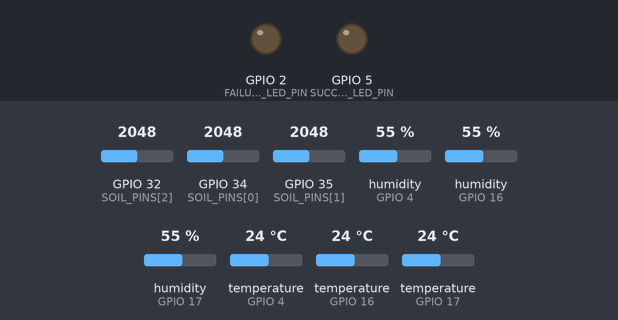
Bench run of a sketch on a simulated ESP32. Parts: output pins drawn as LEDs (lit = HIGH). Inputs (shaded band) come from the test bench; at power-on: GPIO 32 (SOIL_PINS[2]) = 2048, GPIO 34 (SOIL_PINS[0]) = 2048, GPIO 35 (SOIL_PINS[1]) = 2048, humidity (sensors on GPIO 4, GPIO 16, GPIO 17) 55 %, temperature (sensors on GPIO 4, GPIO 16, GPIO 17) 24 °C. WiFi joins after 1.5 s; servers stay silent unless stated; uploads are accepted with an empty reply; what the sketch prints to the serial monitor is not drawn.

Above: at 3.3 s.
At 7.93 s:
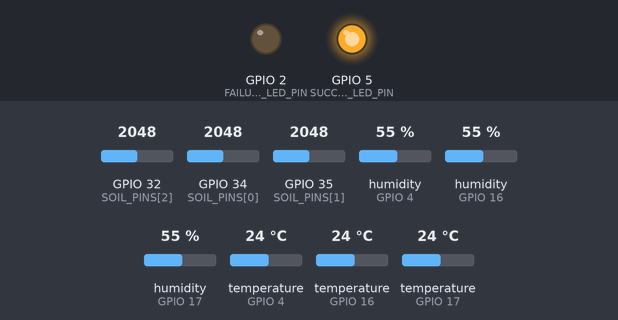
Timing chart, 0 to 8.7 s (numbered marks = the images above):
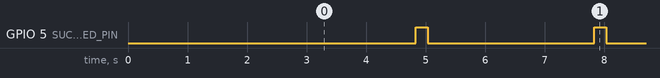

The sketch:

sketch_sep19a.ino
```cpp
// ------------------- Blynk Credentials -------------------
// Replace with your own Blynk credentials
#define BLYNK_TEMPLATE_ID   "REPLACE_WITH_YOUR_TEMPLATE_ID"
#define BLYNK_TEMPLATE_NAME "REPLACE_WITH_YOUR_TEMPLATE_NAME"
#define BLYNK_AUTH_TOKEN    "REPLACE_WITH_YOUR_BLYNK_AUTH_TOKEN"

// ------------------- Libraries -------------------
#include <WiFi.h>
#include <WiFiClient.h>
#include <HTTPClient.h>
#include <BlynkSimpleEsp32.h>
#include "DHT.h"
#include <ArduinoJson.h>

// ------------------- WiFi Credentials -------------------
// Replace with your WiFi SSID and password
const char* ssid     = "REPLACE_WITH_YOUR_WIFI_SSID";
const char* password = "REPLACE_WITH_YOUR_WIFI_PASSWORD";

// ------------------- Flask Server Endpoint -------------------
// Replace with your Flask server URL
const char* serverUrl = "http://REPLACE_WITH_YOUR_SERVER_IP:5000/api/upload";

// ------------------- Sensor Setup -------------------
#define DHT22TYPE DHT22
#define DHT11TYPE DHT11

// DHT pins/types per sensor: A=DHT22@4, B=DHT22@16, C=DHT11@17
const int   DHT_PINS[3]  = {4, 16, 17};
const int   DHT_TYPES[3] = {DHT22TYPE, DHT22TYPE, DHT11TYPE};

DHT dhts[3] = {
  DHT(DHT_PINS[0], DHT_TYPES[0]),
  DHT(DHT_PINS[1], DHT_TYPES[1]),
  DHT(DHT_PINS[2], DHT_TYPES[2])
};

// Soil sensor ADC1 pins (WiFi-safe ADC1 only)
const int SOIL_PINS[3] = {34, 35, 32};

// Optional: per-sensor soil calibration (raw ADC)
const int SOIL_DRY[3] = {4050, 4080, 4030};
const int SOIL_WET[3] = {1150, 1200, 1180};

// Status LEDs
#define FAILURE_LED_PIN 2   // Failure LED
#define SUCCESS_LED_PIN 5   // Success LED

// ------------------- Globals -------------------
WiFiClient wifiClient;
HTTPClient http;
BlynkTimer timer;

const uint32_t SENSOR_INTERVAL_MS = 3000;   // ≥2s for DHT22/11
const uint32_t BLYNK_INTERVAL_MS  = 3000;
const uint32_t FLASK_INTERVAL_MS  = 60000;

float lastTemp[3] = {NAN, NAN, NAN};
float lastHum[3]  = {NAN, NAN, NAN};
float lastSoil[3] = {NAN, NAN, NAN};
float lastCO2x[3] = {NAN, NAN, NAN};

bool sensorFailed  = false;
bool sensorSuccess = false;

// Blynk virtual pins base blocks per sensor:
// A: V0..V3, B: V4..V7, C: V8..V11
const uint8_t VP_BASE[3] = {0, 4, 8};

// ------------------- WiFi + Blynk helpers -------------------
void connectWifi() {
  if (WiFi.status() == WL_CONNECTED) return;
  WiFi.mode(WIFI_STA);
  WiFi.begin(ssid, password);

  Serial.print("Connecting to WiFi");
  unsigned long start = millis();
  while (WiFi.status() != WL_CONNECTED && millis() - start < 20000) {
    delay(500);
    Serial.print(".");
  }
  Serial.println();

  if (WiFi.status() == WL_CONNECTED) {
    Serial.print("✅ WiFi Connected, IP: ");
    Serial.println(WiFi.localIP());
  } else {
    Serial.println("❌ WiFi connect timeout");
  }
}

void ensureBlynk() {
  if (!Blynk.connected() && WiFi.status() == WL_CONNECTED) {
    Blynk.connect(5000);
  }
}

// ------------------- Helpers -------------------
float soilToPercentCal(int raw, int idx) {
  raw = constrain(raw, 0, 4095);
  int dry = SOIL_DRY[idx];
  int wet = SOIL_WET[idx];
  float pct = (float)(dry - raw) / (float)(dry - wet) * 100.0f;
  return constrain(pct, 0.0f, 100.0f);
}

float co2Proxy(float tempC, float humPct, float soilPct) {
  // Demo-only proxy index: 0..100
  float val = 30.0f + 0.2f * humPct + 0.4f * soilPct - 0.3f * tempC;
  return constrain(val, 0.0f, 100.0f);
}

// ------------------- Sensor reading task -------------------
void readSensorsTask() {
  sensorFailed  = false;
  sensorSuccess = false;

  for (int i = 0; i < 3; i++) {
    float h = dhts[i].readHumidity();
    float t = dhts[i].readTemperature();
    int   soilRaw  = analogRead(SOIL_PINS[i]);
    float soilPct  = soilToPercentCal(soilRaw, i);
    float co2Index = NAN;

    if (!isnan(h) && !isnan(t)) {
      lastTemp[i] = t;
      lastHum[i]  = h;
      lastSoil[i] = soilPct;
      lastCO2x[i] = co2Index = co2Proxy(t, h, soilPct);
      sensorSuccess = true;

      Serial.printf("Sensor %c -> 🌡 %.2f°C | 💧 %.2f%% | 🌱 %.2f%% | CO2x %.2f\n",
                    'A' + i, t, h, soilPct, co2Index);

      // 🚨 Check soil = 0%
      if (soilPct <= 0.0f) {
        sensorFailed = true;
        Serial.printf("⚠️ Soil moisture 0%% detected on sensor %c\n", 'A' + i);
      }

    } else {
      sensorFailed = true;
      Serial.printf("❌ DHT read failed on sensor %c (GPIO %d, Type %s)\n",
                    'A' + i, DHT_PINS[i], (DHT_TYPES[i] == DHT22TYPE ? "DHT22" : "DHT11"));
    }
  }

  // LED status: steady red if failure, blink green if success
  digitalWrite(FAILURE_LED_PIN, sensorFailed ? HIGH : LOW);
  if (sensorSuccess && !sensorFailed) {
    digitalWrite(SUCCESS_LED_PIN, HIGH);
    delay(200);
    digitalWrite(SUCCESS_LED_PIN, LOW);
  }
}

// ------------------- Blynk push task -------------------
void pushBlynkTask() {
  if (!Blynk.connected()) return;

  for (int i = 0; i < 3; i++) {
    if (isnan(lastTemp[i]) || isnan(lastHum[i]) || isnan(lastSoil[i]) || isnan(lastCO2x[i])) continue;
    uint8_t base = VP_BASE[i];
    Blynk.virtualWrite(base + 0, lastTemp[i]);
    Blynk.virtualWrite(base + 1, lastHum[i]);
    Blynk.virtualWrite(base + 2, lastSoil[i]);
    Blynk.virtualWrite(base + 3, lastCO2x[i]);
  }
}

// ------------------- Flask POST task -------------------
void postFlaskTask() {
  if (WiFi.status() != WL_CONNECTED) {
    Serial.println("⚠️ WiFi Disconnected, skipping Flask POST");
    return;
  }

  StaticJsonDocument<768> doc;
  JsonArray arr = doc.to<JsonArray>();
  const char* area_ids[3] = {"A001","A002","A003"};
  uint32_t dev_ts = millis() / 1000;

  bool hasData = false;

  for (int i = 0; i < 3; i++) {
    if (isnan(lastTemp[i]) || isnan(lastHum[i]) || isnan(lastSoil[i]) || isnan(lastCO2x[i])) continue;

    hasData = true;
    JsonObject item = arr.createNestedObject();
    item["area_id"]       = area_ids[i];
    item["temperature"]   = roundf(lastTemp[i] * 100) / 100.0f;
    item["humidity"]      = roundf(lastHum[i] * 100) / 100.0f;
    item["soil_moisture"] = roundf(lastSoil[i] * 100) / 100.0f;
    item["co2_proxy"]     = roundf(lastCO2x[i] * 100) / 100.0f;
    item["ts"]            = dev_ts;
  }

  if (!hasData) {
    Serial.println("ℹ️ No valid sensor readings to POST");
    return;
  }

  String payload;
  serializeJson(arr, payload);

  http.setTimeout(7000);
  http.setReuse(true);
  if (http.begin(wifiClient, serverUrl)) {
    http.addHeader("Content-Type", "application/json");
    int code = http.POST(payload);
    if (code <= 0) {
      delay(500);
      code = http.POST(payload);
    }
    if (code > 0) {
      Serial.printf("✅ Flask POST Success, code: %d, bytes: %d\n", code, payload.length());
    } else {
      Serial.printf("❌ Flask POST Failed, code: %d\n", code);
    }
    http.end();
  } else {
    Serial.println("❌ HTTP begin() failed");
  }
}

// ------------------- Blynk events -------------------
BLYNK_CONNECTED()    { Serial.println("✅ Blynk Connected"); }
BLYNK_DISCONNECTED() { Serial.println("⚠️ Blynk Disconnected"); }

// ------------------- Setup / Loop -------------------
void setup() {
  Serial.begin(115200);

  // Init sensors
  for (int i = 0; i < 3; i++) dhts[i].begin();
  for (int i = 0; i < 3; i++) pinMode(SOIL_PINS[i], INPUT);

  // LEDs
  pinMode(FAILURE_LED_PIN, OUTPUT);
  pinMode(SUCCESS_LED_PIN, OUTPUT);
  digitalWrite(FAILURE_LED_PIN, LOW);
  digitalWrite(SUCCESS_LED_PIN, LOW);

  // Network / Blynk
  connectWifi();
  Blynk.config(BLYNK_AUTH_TOKEN);
  ensureBlynk();

  // Timers
  timer.setInterval(SENSOR_INTERVAL_MS, readSensorsTask);
  timer.setInterval(BLYNK_INTERVAL_MS,  pushBlynkTask);
  timer.setInterval(FLASK_INTERVAL_MS,  postFlaskTask);

  // Keepalive
  timer.setInterval(15000L, []() {
    connectWifi();
    ensureBlynk();
  });
}

void loop() {
  if (Blynk.connected()) Blynk.run();
  timer.run();
}
```

Measured:
- by itself, GPIO 5 (SUCCESS_LED_PIN): alternates HIGH for 0.20 s and LOW for 2.8 s
